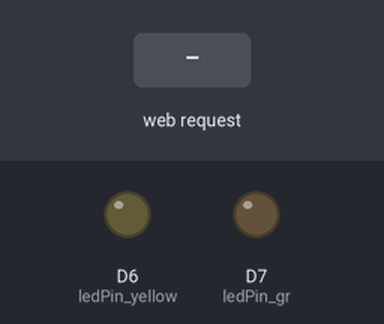
A sketch run on a simulated ESP8266 (NodeMCU). Shown: output pins drawn as LEDs (lit = HIGH). The test bench sets the inputs (shaded band). WiFi joins after 1.5 s; servers stay silent unless stated; web services answer with replies made up by the test bench; what the sketch prints to the serial monitor is not drawn.

Above: at 3.2 s.
3.3 s: HTTP request GET /gr_on received
At 4.4 s:
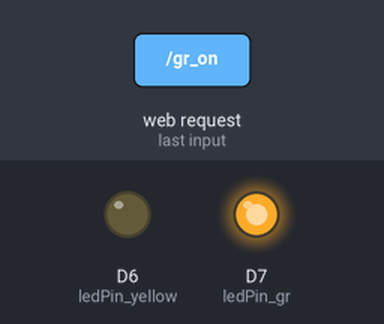
5.0 s: HTTP request GET /yellow_on received
At 5.6 s:
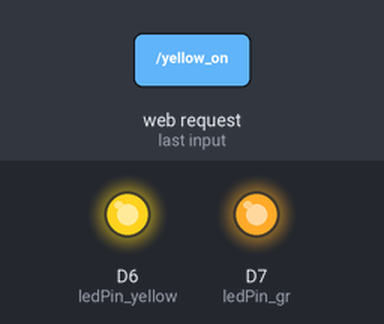
6.7 s: HTTP request GET /gr_off received
At 7.9 s:
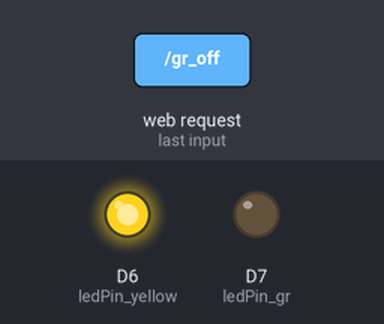
8.2 s: HTTP request GET /yellow_off received
At 9.2 s:
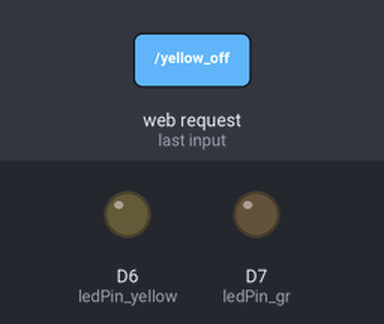
Timing chart, 0 to 10.7 s (numbered marks = the images above; inputs shaded):
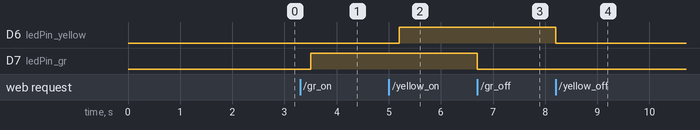

The sketch:

light_on.ino
```cpp
#include <ESP8266WiFi.h>
#include <ESP8266HTTPClient.h>
const char* ssid="Verizon-SM-G920V-C3DC";
const char* pass="ejuo652(";
#define ledPin_gr D7
#define ledPin_yellow  D6
#define IFTTT_API_KEY "bXWIK4PRc9gw59mlUzG04G"
WiFiServer server(80);


void setup() {
  // put your setup code here, to run once:
  Serial.begin(115200);

  connecttoWiFi();
  //Start LED off
  pinMode(ledPin_gr, OUTPUT);
  digitalWrite(ledPin_gr, LOW);
  pinMode(ledPin_yellow, OUTPUT);
  digitalWrite(ledPin_yellow, LOW);
  server.begin();
}
void connecttoWiFi(){
  //Connect to Wifi
  Serial.print("Connecting to ");
  Serial.println(ssid);
  delay(500);
  WiFi.disconnect();
  WiFi.begin(ssid,pass);
  while(WiFi.status() != WL_CONNECTED)
  {
    delay(500);
    Serial.print(".");
  }
  Serial.println("");
  Serial.print("SSID: ");
  Serial.println (WiFi.SSID());
  Serial.println("Successfully connected!!!");
  Serial.print("IP Address: ");
  Serial.println(WiFi.localIP());
}
void sendtrigger(String event_name) {
  HTTPClient http;
  String url = "http://maker.ifttt.com/trigger/" + event_name + "/with/key/" + String(IFTTT_API_KEY);
  http.begin(url);
  http.addHeader("Content-Type", "application/x-www-form-urlencoded");
  http.POST("title=foo&body=bar&userId=1");
  http.writeToStream(&Serial);
  http.end();
}
void loop() {
  // put your main code here, to run repeatedly:
    WiFiClient client = server.available();
    if (client) {
      String currentLine = "";
      while (client.connected()) {            // loop while the client's connected
      if (client.available()) {             // if there's bytes to read from the client,
        char c = client.read();             // read a byte, then
        //Serial.write(c);                    // print it out the serial monitor
        if (c == '\n') {
          // if the current line is blank, you got two newline characters in a row.
          // that's the end of the client HTTP request, so send a response:
          if (currentLine.length() == 0) {
            // HTTP headers always start with a response code (e.g. HTTP/1.1 200 OK)
            // and a content-type so the client knows what's coming, then a blank line:
            client.println("HTTP/1.1 200 OK");
            client.println("Content-type:text/html");
            client.println();
            client.print("<br>");
            // The HTTP response ends with another blank line:
            client.println();
            // break out of the while loop:
            break;
          }
          else {      // if you got a newline, then clear currentLine:
            currentLine = "";
          }
        }
        else if (c != '\r') {    // if you got anything else but a carriage return character,
          currentLine += c;      // add it to the end of the currentLine
        }

        // Check to see if the client request was for green LED on or off:
        if (currentLine.endsWith("GET /gr_on")) {
          if(digitalRead(ledPin_gr) != HIGH){
            sendtrigger("gr_lighton");
            Serial.println("");
          }
            digitalWrite(ledPin_gr, HIGH);               // Turns the Green LED on

        }
        if (currentLine.endsWith("GET /gr_off")) {
          if(digitalRead(ledPin_gr) != LOW){

            Serial.println("");
          }
          digitalWrite(ledPin_gr, LOW);                // Turns the Green LED off
        }
        // Check to see if the client request was for yellow LED on or off:
        if (currentLine.endsWith("GET /yellow_on")) {
          if(digitalRead(ledPin_yellow) != HIGH){
            sendtrigger("yellow_lighton");
            Serial.println("");
          }
            digitalWrite(ledPin_yellow, HIGH);               // Turns the yellow LED on

        }
        if (currentLine.endsWith("GET /yellow_off")) {
          if(digitalRead(ledPin_yellow) != LOW){
            Serial.println("");
          }
          digitalWrite(ledPin_yellow, LOW);                // Turns the yellow LED off
        }
      }
      }
  }
}
```

Measured:
- after the input at 3.3 s, D7 (ledPin_gr): LOW → HIGH after 0.20 s
- after the input at 5.0 s, D6 (ledPin_yellow): LOW → HIGH after 0.20 s
- after the input at 6.7 s, D7 (ledPin_gr): HIGH → LOW at once
- after the input at 8.2 s, D6 (ledPin_yellow): HIGH → LOW at once
